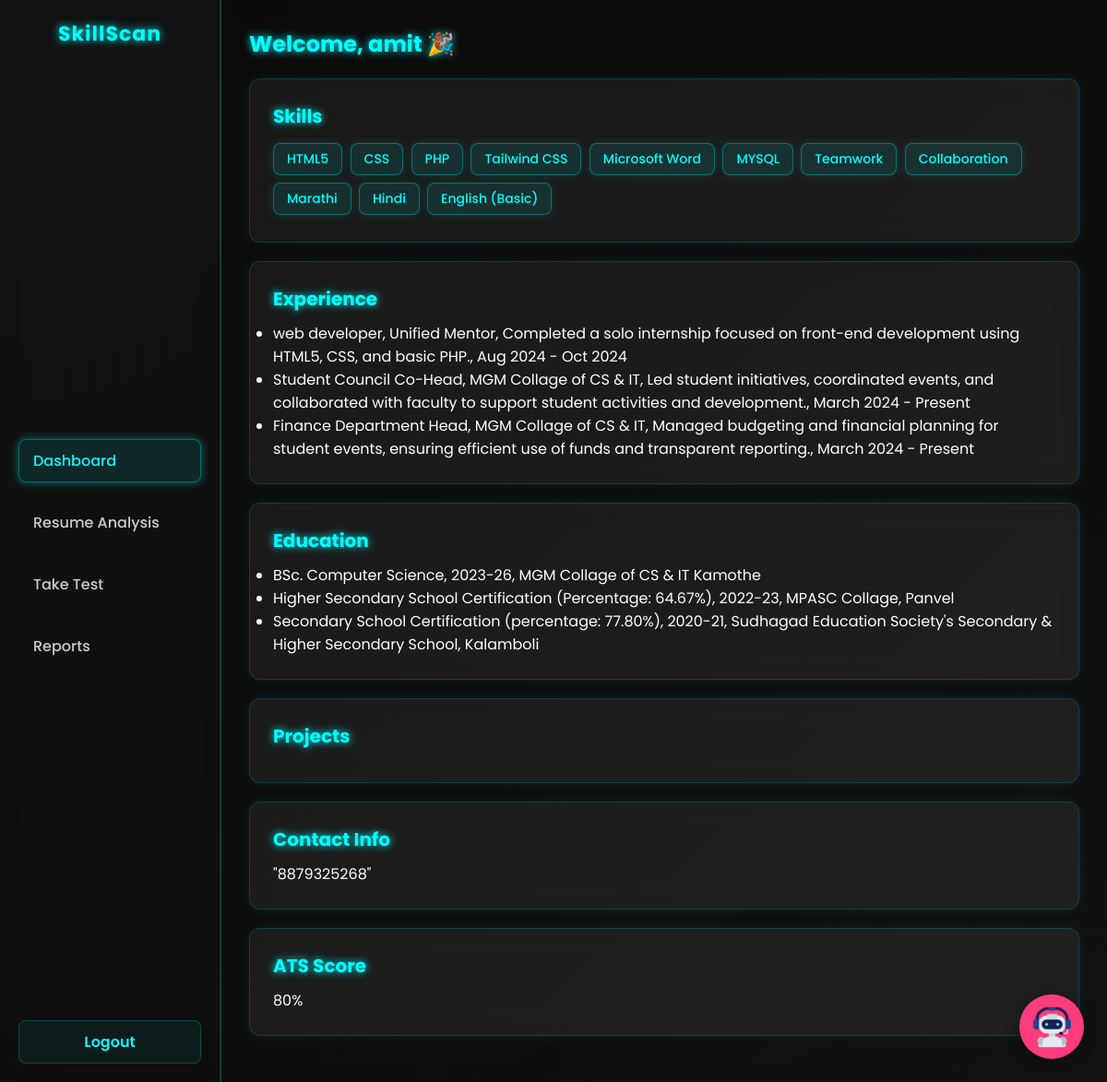
Page /dashboard.php (signed in) on the committed database.
### tables this page shows
CREATE TABLE `extracted_information` (
  `Id` int(11) NOT NULL,
  `name` text NOT NULL,
  `skills` text NOT NULL,
  `project` text NOT NULL,
  `education` text NOT NULL,
  `experience` text NOT NULL,
  `ats` int(3) NOT NULL,
  `contactinfo` varchar(200) NOT NULL,
  `username` text NOT NULL
);

### dashboard.php (the view, shortened to what this page needs)
<?php
require('connection.php');
$username = $_SESSION['username'];
$query = "SELECT * FROM `extracted_information` WHERE `username` = '$username'";
$result = mysqli_query($conn, $query);
$skills = $experience = $education = $projects = $ats = $contactinfo = '';
if ($result && mysqli_num_rows($result) > 0) {
    $data = mysqli_fetch_assoc($result);
    $skills = $data['skills'];
    $experience = $data['experience'];
    $education = $data['education'];
    $projects = $data['projects'];
    $ats = $data['ats'];
    $contactinfo = $data['contactinfo'];
}
function printJsonAsList($json)
{
    $arr = json_decode($json, true);
    if (is_array($arr)) {
        $output = '<ul>';
        foreach ($arr as $key => $val) {
            if (is_array($val)) {
                $output .= '<li>' . implode(", ", $val) . '</li>';
            } else {
                if (is_numeric($key)) {
                    $output .= "<li>$val</li>";
                } else {
                    $output .= "<li><strong>$key:</strong> $val</li>";
                }
            }
        }
        $output .= '</ul>';
        return $output;
    }
    return '<p>' . nl2br(htmlspecialchars($json)) . '</p>';
}
?>
<!DOCTYPE html>
<html lang="en">
<head>
    <link rel="stylesheet" href="css/dashboard.css">
</head>
<body>
    <div class="for-adjust">
        <aside class="sidebar">
            <div class="logo">
                <a href="index.php">SkillScan</a>
            </div>
            <ul class="menu">
                <li><a href="dashboard.php" class="active">Dashboard</a></li>
                <li><a href="resumeanalysis.php">Resume Analysis</a></li>
                <li><a href="test.php">Take Test</a></li>
                <li><a href="report.php"> Reports</a></li>
            </ul>
            <div class="logout">
                <a href="logout.php">Logout</a>
            </div>
        </aside>
        <main class="main-content">
            <header class="topbar">
                <h2>Welcome, <?php echo htmlspecialchars($_SESSION['username']); ?> 🎉</h2>
            </header>
            <div class="cards">
                <div class="card">
                    <h3>Skills</h3>
                    <p>
                        <?php
                        $skillsArr = json_decode($skills, true);
                        if (is_array($skillsArr)) {
                            foreach ($skillsArr as $skill) {
                                echo '<span class="skill-badge">' . htmlspecialchars($skill) . '</span> ';
                            }
                        } else {
                            echo htmlspecialchars($skills);
                        }
                        ?>
                    </p>
                </div>
                <div class="card">
                    <h3>Experience</h3>
                    <?php echo printJsonAsList($experience); ?>
                </div>
                <div class="card">
                    <h3>Education</h3>
                    <?php echo printJsonAsList($education); ?>
                </div>
                <div class="card">
                    <h3>Projects</h3>
                    <?php echo printJsonAsList($projects); ?>
                </div>
                <div class="card">
                    <h3>Contact Info</h3>
                    <p><?php echo printJsonAsList($contactinfo); ?></p>
                </div>
                <div class="card highlight">
                    <h3>ATS Score</h3>
                    <p><?php echo htmlspecialchars($ats); ?>%</p>
                </div>
            </div>
        </main>
    </div>
    <div class="chatbot-icon" id="chatbotIcon">
        <img src="img/robot-assistant.png" alt="Chatbot Icon">
    </div>
</body>
</html>

### css/dashboard.css (style rules this page uses)
:root { --primary: #00f7ff; --secondary: #ff3c7d; --bg-dark: #0a0a0a; --glass: rgba(255, 255, 255, 0.05); --text: #e5e5e5; --text-dim: #9ca3af; --radius: 20px; --shadow: 0 8px 32px rgba(0, 0, 0, 0.6); }
* { margin: 0; padding: 0; box-sizing: border-box; }
body { font-family: "Poppins", sans-serif; background: radial-gradient(circle at top left, #0f0f0f, #050505); color: #fff; height: 100vh; }
.for-adjust { display: flex; overflow: hidden; }
.sidebar { width: 240px; height: 100vh; background: rgba(20, 20, 20, 0.6); backdrop-filter: blur(12px); -webkit-backdrop-filter: blur(12px); border-right: 2px solid rgba(0, 255, 255, 0.2); box-shadow: 4px 0 25px rgba(0, 255, 255, 0.15); color: #fff; padding: 20px; display: flex; flex-direction: column; justify-content: space-between; position: fixed; left: 0; top: 0; }
.sidebar .logo { font-size: 22px; font-weight: bold; margin-bottom: 40px; text-align: center; color: #0ff; text-shadow: 0 0 10px #0ff; }
.sidebar .logo a { color: inherit; text-decoration: none; letter-spacing: 1px; }
.sidebar .menu { list-style: none; }
.sidebar .menu li { margin: 20px 0; }
.sidebar .menu a { text-decoration: none; color: #ccc; padding: 10px 15px; display: block; border-radius: 8px; font-weight: 500; transition: 0.3s; border: 1px solid transparent; }
.sidebar .menu a:hover, .sidebar .menu a.active { background: rgba(0, 255, 255, 0.1); color: #0ff; border: 1px solid rgba(0, 255, 255, 0.3); box-shadow: 0 0 10px rgba(0, 255, 255, 0.4); }
.sidebar .logout a { text-decoration: none; color: #0ff; background: rgba(0, 255, 255, 0.05); padding: 10px 15px; border-radius: 8px; display: block; text-align: center; font-weight: 600; transition: 0.3s; border: 1px solid rgba(0, 255, 255, 0.2); }
.main-content { margin-left: 240px; padding: 30px; flex: 1; height: 100vh; overflow-y: auto; background: linear-gradient(135deg, rgba(10, 10, 10, 0.9), rgba(20, 20, 20, 0.85)); backdrop-filter: blur(10px); -webkit-backdrop-filter: blur(10px); }
.topbar { margin-bottom: 20px; }
.topbar h2 { font-size: 24px; color: #0ff; text-shadow: 0 0 8px #0ff; }
.cards { display: block; }
.card { background: rgba(255, 255, 255, 0.06); backdrop-filter: blur(12px); -webkit-backdrop-filter: blur(12px); padding: 25px; border-radius: 12px; border: 1px solid rgba(0, 255, 255, 0.15); margin-bottom: 20px; transition: 0.3s; box-shadow: 0 0 15px rgba(0, 255, 255, 0.08); }
.card h3 { margin-bottom: 10px; color: #0ff; font-size: 20px; text-shadow: 0 0 8px #0ff; }
.skill-badge { display: inline-block; background-color: rgba(0, 255, 255, 0.1); color: #0ff; padding: 6px 14px; border-radius: 8px; margin: 4px 4px 4px 0; font-size: 14px; font-weight: 500; border: 1px solid rgba(0, 255, 255, 0.3); transition: all 0.3s; box-shadow: 0 0 10px rgba(0, 255, 255, 0.15); }
.chatbot-icon { position: fixed; bottom: 25px; right: 25px; width: 70px; height: 70px; background: var(--secondary); border-radius: 50%; box-shadow: 0 0 15px rgba(0, 0, 0, 0.3); display: flex; justify-content: center; align-items: center; cursor: pointer; z-index: 1000; }
.chatbot-icon img { width: 45px; height: 45px; }

### rows in the picture
extracted_information: skills "HTML5", skills "CSS", skills "PHP", skills "Tailwind CSS", skills "Microsoft Word", skills "MYSQL", skills "Teamwork", skills "Collaboration", skills "Marathi", skills "Hindi", skills "English (Basic)", contactinfo "\"8879325268\"", ats "80"

### other values in the picture
$_SESSION['username'] "amit"
implode(", ", $val) "web developer, Unified Mentor, Completed a solo internship focused on front-end development using HTML5, CSS, and basic PHP., Aug 2024 - Oct 2024"
implode(", ", $val) "Student Council Co-Head, MGM Collage of CS & IT, Led student initiatives, coordinated events, and collaborated with faculty to support student activities and development., March 2024 - Present"
implode(", ", $val) "Finance Department Head, MGM Collage of CS & IT, Managed budgeting and financial planning for student events, ensuring efficient use of funds and transparent reporting., March 2024 - Present"
implode(", ", $val) "BSc. Computer Science, 2023-26, MGM Collage of CS & IT Kamothe"
implode(", ", $val) "Higher Secondary School Certification (Percentage: 64.67%), 2022-23, MPASC Collage, Panvel"
implode(", ", $val) "Secondary School Certification (percentage: 77.80%), 2020-21, Sudhagad Education Society's Secondary & Higher Secondary School, Kalamboli"
